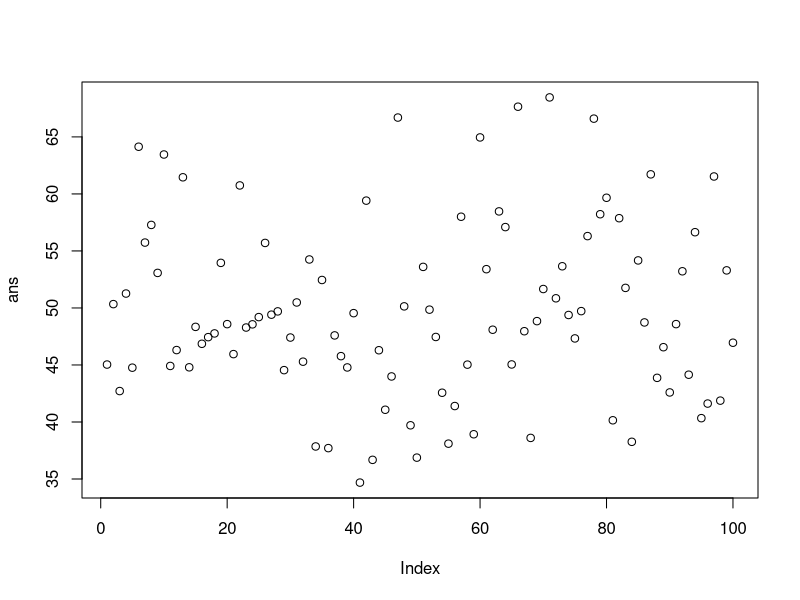
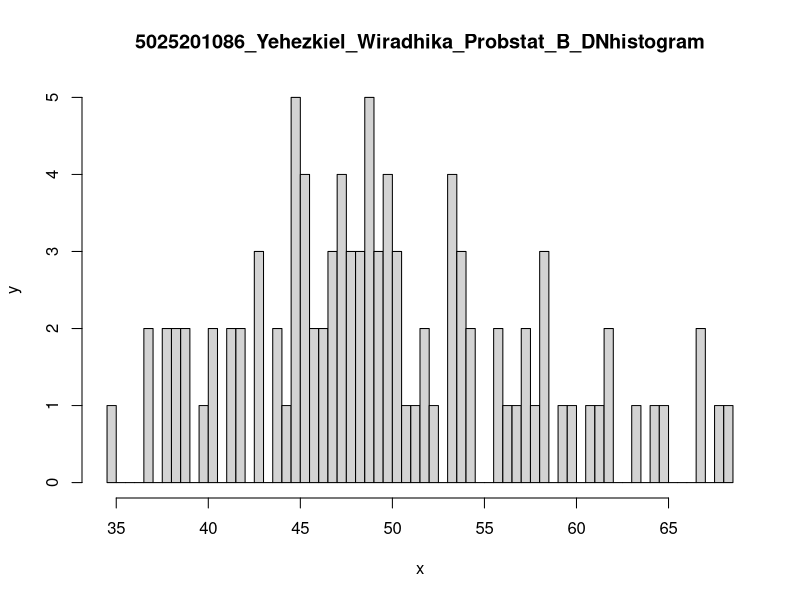

The R source for these figures, in order:
# soal 6

tt_data = 100
mean = 50
sd = 8

# a
set.seed(1)
res = rnorm(tt_data, mean, sd) 

x1 = floor(mean(res)) - 1
x2 = ceiling(mean(res)) + 1

z1 = (x1 - mean) / sd
z2 = (x2 - mean) / sd

ans = rnorm(tt_data, mean, sd)
plot(ans)

# b
hist(ans, breaks = 50, xlab="x", ylab="y", main="5025201086_Yehezkiel_Wiradhika_Probstat_B_DNhistogram")

# c
var = sd ^ 2
var